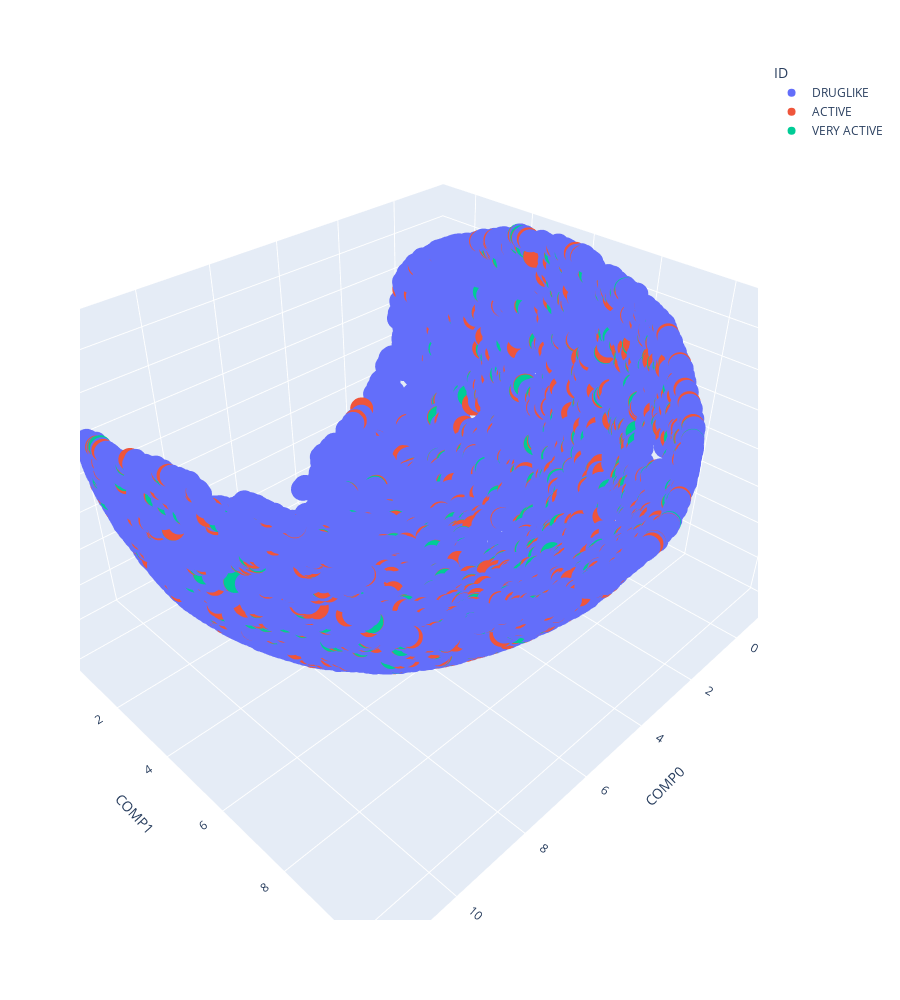

The notebook cell this image was saved under:
### Code cell
qed_embed_fig = px.scatter_3d(qed_embed_df, x='COMP0', y='COMP1', z='COMP2',
                    color='ID', width=900, height=1000)
qed_embed_fig.show()

### Figure 1 — Plotly figure (JSON) as saved in the notebook; plotly's stock layout.template omitted (floating-point values rounded to 4 significant figures; data arrays with more than 128 entries replaced by an {"elided": "..."} marker saying what was removed)
{"data": [{"hovertemplate": "ID=DRUGLIKE<br>COMP0=%{x}<br>COMP1=%{y}<br>COMP2=%{z}<extra></extra>", "legendgroup": "DRUGLIKE", "marker": {"color": "#636efa", "symbol": "circle"}, "mode": "markers", "name": "DRUGLIKE", "scene": "scene", "showlegend": true, "type": "scatter3d", "x": {"elided": "10000 float values"}, "y": {"elided": "10000 float values"}, "z": {"elided": "10000 float values"}}, {"hovertemplate": "ID=ACTIVE<br>COMP0=%{x}<br>COMP1=%{y}<br>COMP2=%{z}<extra></extra>", "legendgroup": "ACTIVE", "marker": {"color": "#EF553B", "symbol": "circle"}, "mode": "markers", "name": "ACTIVE", "scene": "scene", "showlegend": true, "type": "scatter3d", "x": {"elided": "1084 float values"}, "y": {"elided": "1084 float values"}, "z": {"elided": "1084 float values"}}, {"hovertemplate": "ID=VERY ACTIVE<br>COMP0=%{x}<br>COMP1=%{y}<br>COMP2=%{z}<extra></extra>", "legendgroup": "VERY ACTIVE", "marker": {"color": "#00cc96", "symbol": "circle"}, "mode": "markers", "name": "VERY ACTIVE", "scene": "scene", "showlegend": true, "type": "scatter3d", "x": {"elided": "482 float values"}, "y": {"elided": "482 float values"}, "z": {"elided": "482 float values"}}], "layout": {"height": 1000, "legend": {"title": {"text": "ID"}, "tracegroupgap": 0}, "margin": {"t": 60}, "scene": {"domain": {"x": [0, 1], "y": [0, 1]}, "xaxis": {"title": {"text": "COMP0"}}, "yaxis": {"title": {"text": "COMP1"}}, "zaxis": {"title": {"text": "COMP2"}}}, "width": 900}}
